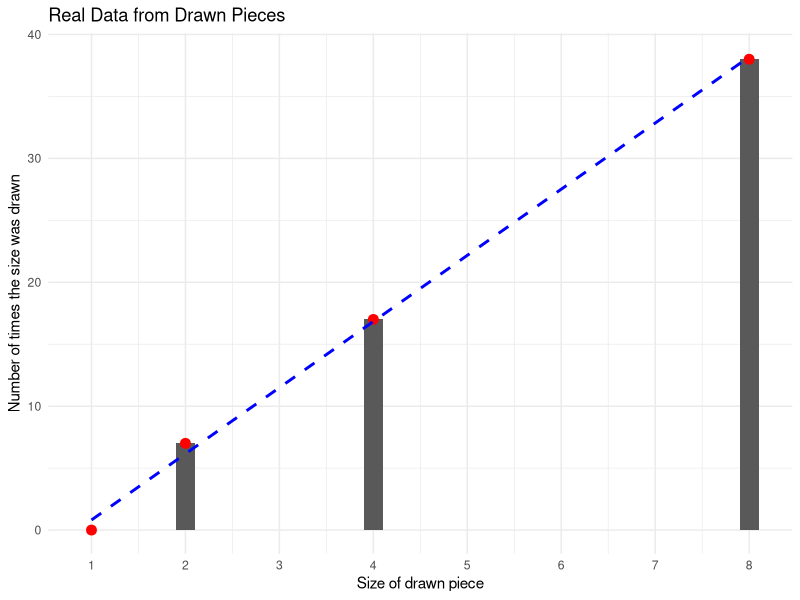
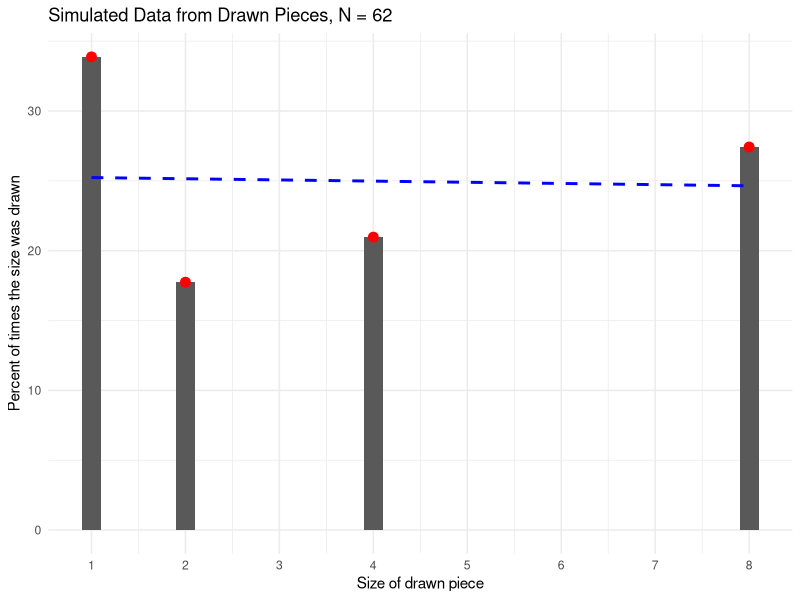
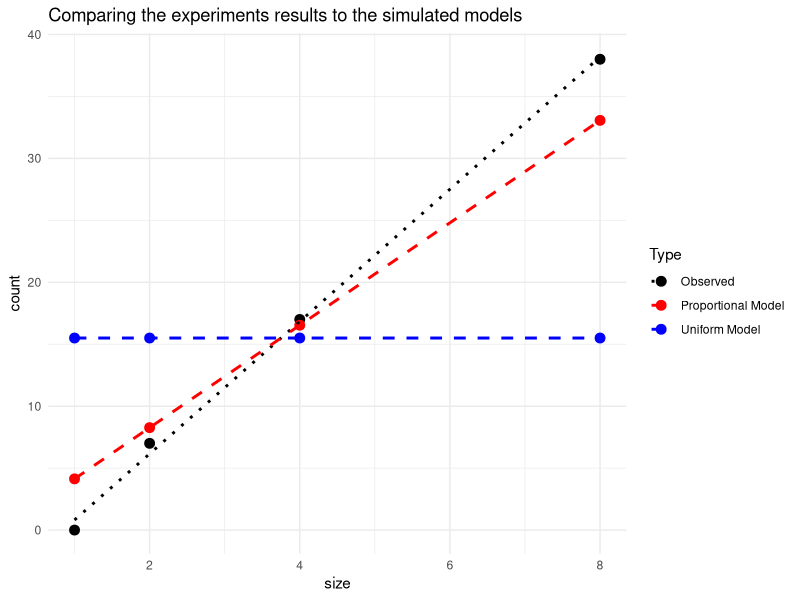

R code for these plots, in order:
## ---- chunk 1
library(tidyverse)
library(ggplot2)

# set this to your path
setwd(r"(C:\Users\Valen\Documents\Git-Repositorys\TUHH\Applied Statistics\week02)")

experiment_data <- read.table("Week_2_Experiment.csv", header=TRUE)


## ---- chunk 2
freq_real <- table(factor(experiment_data$PieceSize, levels = c(1, 2, 4, 8)))
freq_real_df <- as.data.frame(freq_real)
colnames(freq_real_df) <- c("size", "count")

freq_real_df$size <- as.numeric(as.character(freq_real_df$size))

ggplot(freq_real_df, aes(x=size, y=count)) +
  geom_col(width = 0.2) +
  geom_point(size = 3, color = "red") +
  geom_smooth(
    method = "lm",
    color = "blue",
    se = FALSE,
    linetype = 2
  ) +
  scale_x_continuous(
    breaks = 1:8
  ) +
  labs(
    title = "Real Data from Drawn Pieces",
    x = "Size of drawn piece",
    y = "Number of times the size was drawn"
  ) +
  theme_minimal() 
  
## ---- chunk 3
mean_value_real <- mean(experiment_data$PieceSize)
freq_variance_real <- var(freq_real_df$count) 
## ---- chunk 4
outcomes <- c(1, 2, 4, 8)
P_uniform<- c(0.25, 0.25, 0.25, 0.25)

set.seed(4)
sizes_sim <- sample(outcomes, size=62, replace=TRUE, prob=P_uniform)

freq_sim <- table(factor(sizes_sim, levels=outcomes))
freq_sim_df <- as.data.frame(freq_sim)
colnames(freq_sim_df) <- c("size", "count")

freq_sim_df <- freq_sim_df |>
  mutate(
    size = as.numeric(as.character(size)),
    count = as.numeric(as.character(count))
  ) |>
  mutate(percent = count/sum(count)*100)

ggplot(freq_sim_df, aes(x=size, y=percent))+
  geom_col(width = 0.2) +
  geom_point(size = 3, color = "red") +
  geom_smooth(
    method = "lm",
    color = "blue",
    se = FALSE,
    linetype = 2
  ) +
  scale_x_continuous(
    breaks = 1:8
  ) +
  labs(
    title = "Simulated Data from Drawn Pieces, N = 62",
    x = "Size of drawn piece",
    y = "Percent of times the size was drawn"
  ) +
  theme_minimal() 
## ---- chunk 5
mean_value_sim <- mean(sizes_sim)
freq_variance_sim <- var(freq_sim_df$count) # ? makes sense?
expected_value_sim <- sum(outcomes*P_uniform)
## ---- chunk 6
sizes = c(1, 2, 4, 8)
P_proportional = sizes/sum(sizes)
expected_value_linear = P_proportional %*% sizes
print(expected_value_linear)
## ---- chunk 7
N <- 62
expected_draws_uniform <- N * P_uniform
expected_draws_proportional <- N * P_proportional



ggplot(freq_real_df, ) +
  geom_point(aes(x = size, y = count, color = "Observed"), size = 3) + 
  geom_point(aes(x = size, y = expected_draws_proportional, color = "Proportional Model"),
             size = 3) +
  geom_point(aes(x = size, y = expected_draws_uniform, color = "Uniform Model"),
             size = 3) +
  geom_smooth(aes(x = size, y = count, color = "Observed"),
              method = lm, se = FALSE, linetype = 3) + 
  geom_smooth(aes(x = size, y = expected_draws_proportional, color = "Proportional Model"),
              method = lm, se = FALSE, linetype = 2) +
  geom_smooth(aes(x = size, y = expected_draws_uniform, color = "Uniform Model"),
              method = lm, se = FALSE, linetype = 2) +
  labs(title = "Comparing the experiments results to the simulated models",
       color = "Type") +
  scale_color_manual(values = c("Observed" = "black",
                                "Uniform Model" = "blue",
                                "Proportional Model" = "red")) +
  theme_minimal()
## ---- chunk 8
observed_counts <- freq_real_df$count

test_uniform <- chisq.test(x = observed_counts, p = P_uniform)
test_proportional <- chisq.test(x = observed_counts, p = P_proportional)

print(test_uniform)
print(test_proportional)
